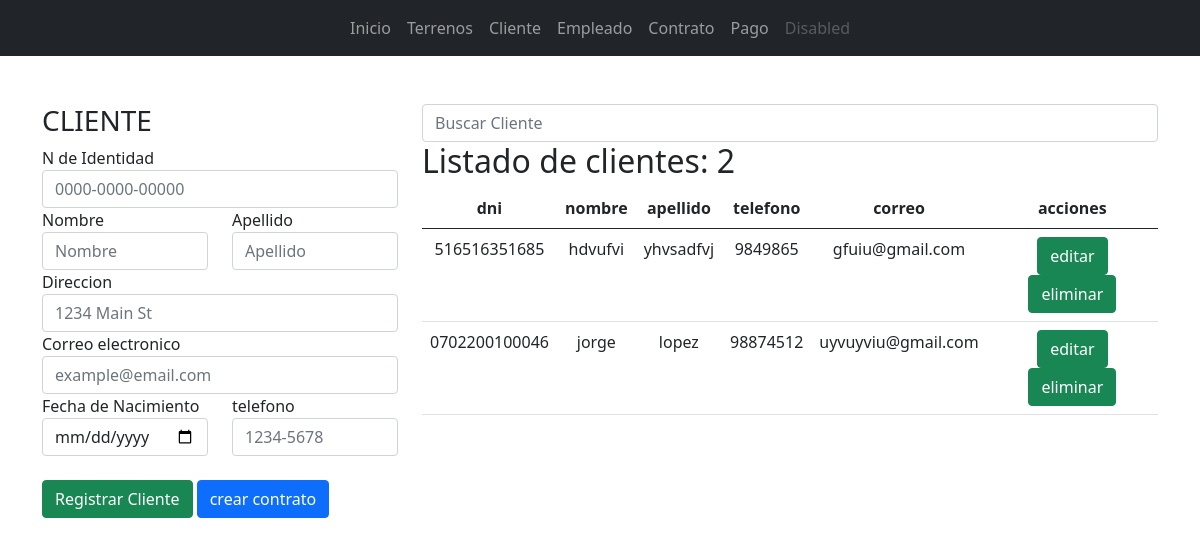
Page /cliente/ on the earlier database version.
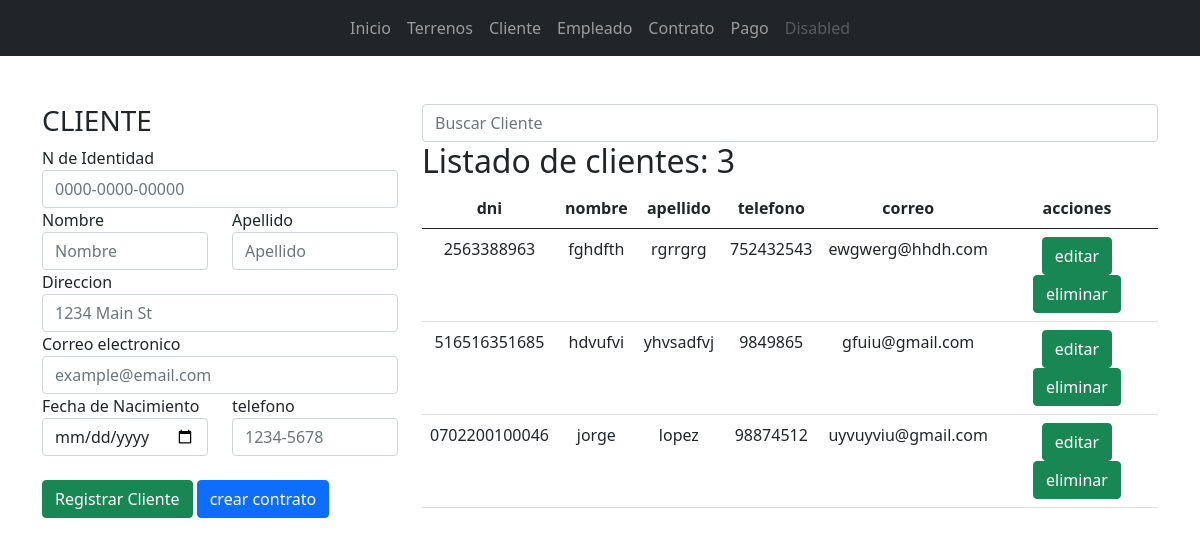
Same page on the later database version.
### app_lotificadora/models.py (models this page shows, shortened)
class Cliente(models.Model):
    dni = models.CharField(max_length=16)
    nombre = models.CharField(max_length=35)
    apellido = models.CharField(max_length=35)
    direccion = models.TextField()
    fecha = models.DateField()
    telefono = models.CharField(max_length=13)
    correo = models.EmailField(max_length=40)
    fecha_ingreso = models.DateField(auto_now_add=True, null=True)
    estado = models.BooleanField(default=True)
    user = models.OneToOneField(User, on_delete=models.CASCADE, null=True, blank=True)

### app_lotificadora/views.py (the view, shortened to what this page needs)
# urls.py: path('cliente/', views.cliente, name="cliente"),
def cliente(request):
    q = request.GET.get('q')
    if q:
        cli = Cliente.objects.filter(nombre__startswith=q).order_by('nombre')
    else:
        cli = Cliente.objects.all().order_by('nombre')
    ctx = {
        'cliente': cli,
    }
    return render(request, 'cliente/cliente.html', ctx)

### app_lotificadora/templates/cliente/cliente.html (shortened to what the changed rows need)
{% extends "base.html" %}
{% block container %}
    <div class="row">
        <div class="col-md-8">
            <form action="" method="get">
                <input type="search" name="q" value="{{ q }}" class="form-control" placeholder="Buscar Cliente">
            </form>
            <h2>Listado de clientes: {{ cliente|length }}</h2>
            <div class="table-responsive">
                <table class="table table-hover">
                    <thead>
                        <tr class="text-center">
                            <th>dni</th>
                            <th>nombre</th>
                            <th>apellido</th>
                            <th>telefono</th>
                            <th>correo</th>
                            <th>acciones</th>
                        </tr>
                    </thead>
                    <tbody>
                        {% for c in cliente %}
                            <tr class="text-center">
                                <td>{{ c.dni }}</td>
                                <td>{{ c.nombre }}</td>
                                <td>{{ c.apellido }}</td>
                                <td>{{ c.telefono }}</td>
                                <td>{{ c.correo|default_if_none:'-' }}</td>
                                <td>
                                    <a href="{% url 'mantenimiento_cliente' c.id %}" type="submit" class="btn btn-success">editar</a>
                                    <input type="submit" class="btn btn-success" value="eliminar">
                                </td>
                            </tr>
                        {% empty %}
                            <div class="alert alert-danger">No se encuentran Clientes</div>
                        {% endfor %}
                    </tbody>
                </table>
            </div>
        </div>
    </div>
{% endblock  %}

Differences in the rows shown:
added Cliente: dni "2563388963", nombre "fghdfth", apellido "rgrrgrg", telefono "752432543", correo "ewgwerg@hhdh.com"
Other differences:
{{ cliente|length }}: "2" → "3"
